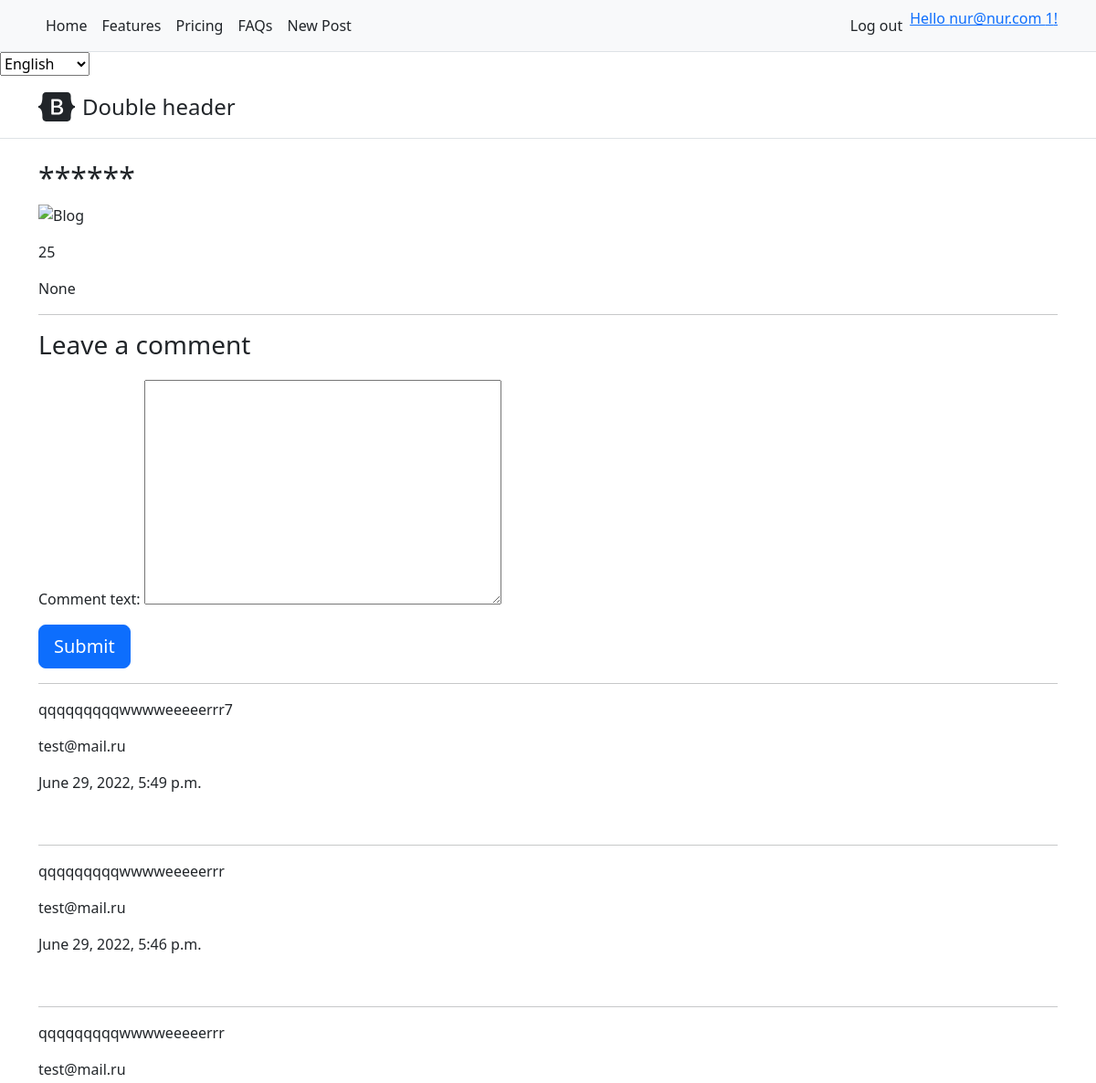
Before: /detail/25 (signed in, upper part) with the older database file.
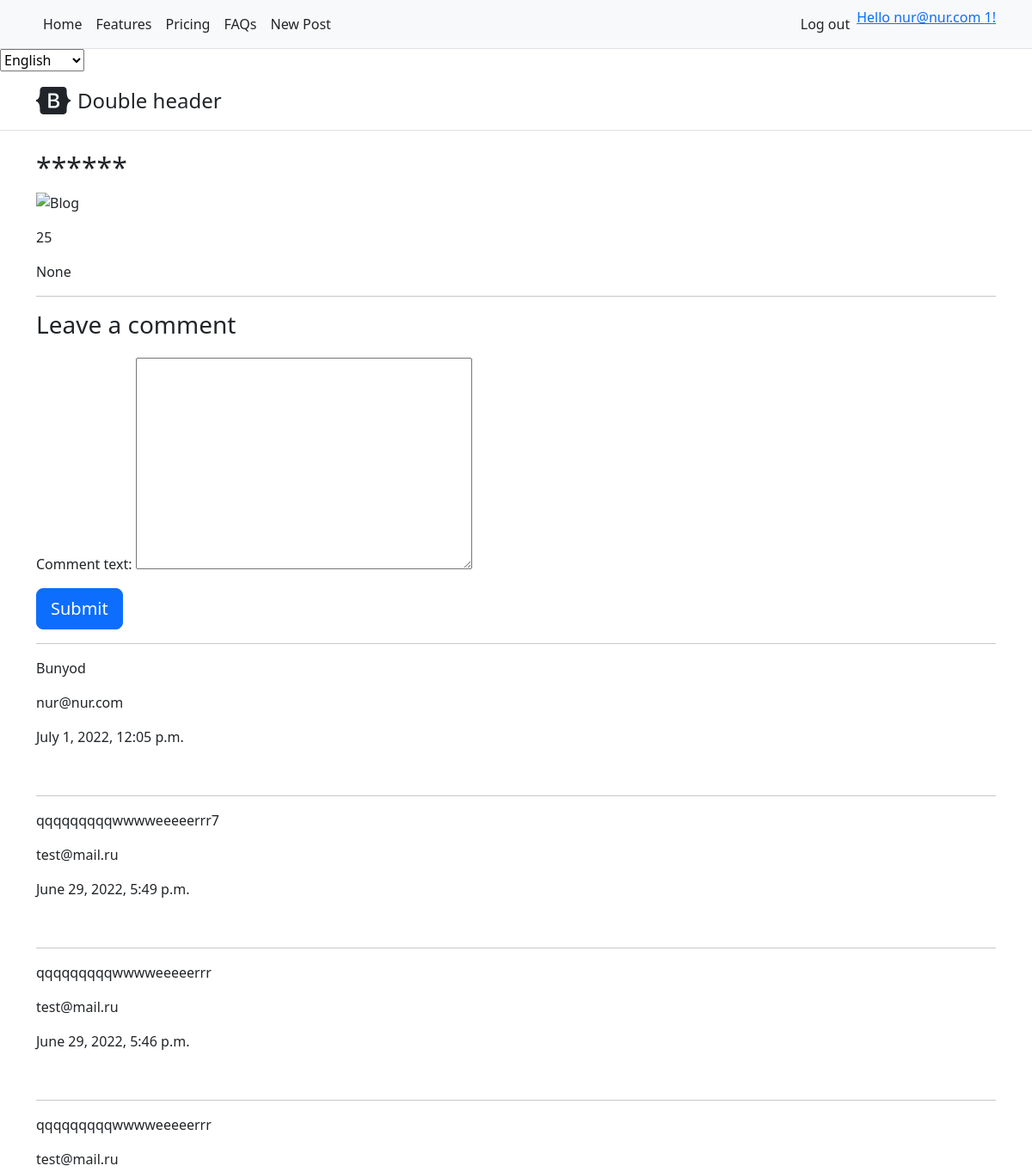
After: the same page with the newer database file.
### blog/models.py (models this page shows, shortened)
class CommentModel(models.Model):
    author = models.ForeignKey(settings.AUTH_USER_MODEL, related_name='comment', on_delete=models.SET_NULL, null=True)
    blog = models.ForeignKey(PagesModel, related_name='comment', on_delete=models.CASCADE)
    comment_text = models.TextField()
    date_created = models.DateTimeField(auto_now_add=True)
    date_updated = models.DateTimeField(auto_now=True)
    class Meta:
        ordering = ('-date_created', )

### accounts/models.py (models this page shows, shortened)
class Account(AbstractBaseUser):
    email = models.EmailField(verbose_name='email', max_length=50, unique=True)
    phone_number = models.CharField(max_length=15, unique=True)
    f_name = models.CharField(max_length=50, blank=True, null=True)
    l_name = models.CharField(max_length=50, blank=True, null=True)
    sex = models.BooleanField(null=True, blank=True)
    date_birthday = models.DateTimeField(blank=True, null=True)
    is_admin = models.BooleanField(default=False)
    is_active = models.BooleanField(default=True)
    is_staff = models.BooleanField(default=False)
    is_superuser = models.BooleanField(default=False)
    USERNAME_FIELD = 'email'
    REQUIRED_FIELDS = ['phone_number']
    objects = MyAccountManage()
    class Meta:
        app_label = 'accounts'

### blog/views.py (the view)
# urls.py: path('detail/<int:pk>', detail_blog_view, name='detail'),
def detail_blog_view(request, pk):
    user = request.user
    if not user.is_authenticated:
        return redirect('accounts:login')
    context = {}
    blog_post = get_object_or_404(PagesModel, pk = pk)
    comments = CommentModel.objects.filter(blog_id = pk)
    context['blog_post'] = blog_post
    context['comments'] = comments
    if request.method == "POST":
        comment_form = CommentsForm(data=request.POST)
        if comment_form.is_valid():
            new_comment = comment_form.save(commit=False)
            new_comment.blog = blog_post
            new_comment.author = user
            new_comment.save()
            return redirect(f'{request.path}')
    else:
        comment_form = CommentsForm()
    context['comment_form'] = comment_form
    return render(request, 'detail.html', context)

### blog/forms.py
class CommentsForm(forms.ModelForm):
    class Meta:
        model = CommentModel
        fields = ['comment_text']

### blog/models.py (called while the page is built)
    @property
    def imageURL(self):
        try:
            url = str(self.image.url)
        except:
            url = ''
        return url

### blog/templates/detail.html (shortened to what this page needs)
{% extends "base.html" %}
{% load i18n %}
{% block content %}
<div class="content-wrapper">
    <div class="inner-container container">
        <div class="row">
            <div class="section-header col-md-12">
                <h2>******</h2>
            </div>
        </div>
        <div class="row">
            <div class=" col-md-12">
                <img src="{{blog_post.imageURL}}" alt="Blog" height="360px" width="240px" >
            </div>
            <div class="blog-info col-md-12">
                <div class="box-content">
                    <p>{{blog_post.id}}</p>
                    <p>{{blog_post.author}}</p>
                </div>
    <hr class="featurette-divider">
    <div class="card-body">
        {% if new_comment %}
        <div class="alert alert-success" role="alert">
          Your comment is awaiting moderation
        </div>
        {% else %}
        <h3>Leave a comment</h3>
        <form method="post" style="margin-top: 1.3em;">
          {{ comment_form.as_p }}
          <button type="submit" class="btn btn-primary  btn-lg">Submit</button>
        </form>
        {% endif %}
    <hr class="featurette-divider">
      </div>
                {% for comment in comments %}
                <div>
                    <p>{{ comment.comment_text }}</p>
                    <p>{{ comment.author }}</p>
                    <p>{{ comment.date_created }}</p>
                    <br>
                </div>
    <hr class="featurette-divider">
            {% endfor %}
{% endblock content %}

Changed rows visible on the page:
added CommentModel: comment_text "Bunyod", author "nur@nur.com", date_created "July 1, 2022, 12:05 p.m."
